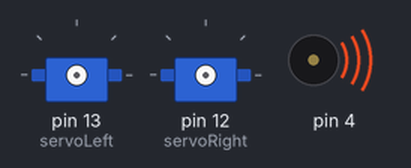
Bench run of a sketch on a simulated Arduino Uno, built with avr-gcc and run on an emulated ATmega328P. On the bench: 2 × servo, buzzer (waves = sounding).

Above: at 0.1 s.
At 2.0 s:
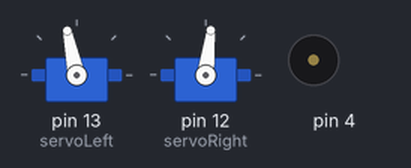
At 14.2 s:
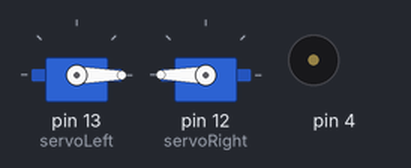
Timing chart, 0 to 15.7 s (numbered marks = the images above):
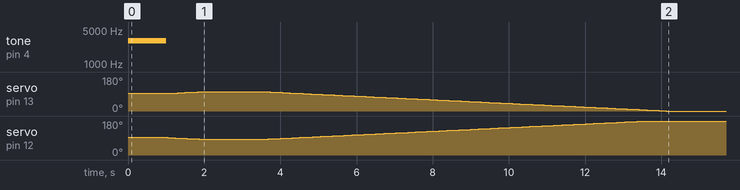

The sketch:

StartandStopWithRamping.ino
```cpp
// Robotics with the BOE Shield - StartAndStopWithRamping
// Ramp up, go forward, ramp down.

#include <Servo.h>                           // Include servo library

Servo servoLeft;                             // Declare left and right servos
Servo servoRight;
void setup()                                 // Built-in initialization block
{
  tone(4, 3000, 1000);                       // Play tone for 1 second
  delay(1000);                               // Delay to finish tone

  servoLeft.attach(13);                      // Attach left signal to pin 13
  servoRight.attach(12);                     // Attach right signal to pin 12

  for(int speed = 0; speed <= 100; speed += 2) // Ramp up to full speed.
  {
    servoLeft.writeMicroseconds(1500+speed);   // us = 1500,1502,...1598,1600
    servoRight.writeMicroseconds(1500-speed);  // us = 1500,1498,...1402,1400
    delay(20);                                 // 20 ms at each speed
  }

  delay(1500);                                 // Full speed for 1.5 seconds

  for(int speed = 100; speed >= 0; speed -= 2) // Ramp from full speed to stop
  {
    servoLeft.writeMicroseconds(1500+speed);   // us = 1600,1598,...1502,1500
    servoRight.writeMicroseconds(1500-speed);  // us = 1400,1402,...1498,1500
    delay(20);                                 // 20 ms at each speed
  }

  for(int speed = 0; speed <= 100; speed -= 2) // Ramp up to full speed backward.
  {
    servoLeft.writeMicroseconds(1500+speed);   // us = 1500,1502,...1598,1600
    servoRight.writeMicroseconds(1500-speed);  // us = 1500,1498,...1402,1400
    delay(20);                                 // 20 ms at each speed
  }

  delay(1500);                                 // Full speed for 1.5 seconds

  for(int speed = 100; speed >= 0; speed += 2) // Ramp from full speed to stop
  {
    servoLeft.writeMicroseconds(1500+speed);   // us = 1600,1598,...1502,1500
    servoRight.writeMicroseconds(1500-speed);  // us = 1400,1402,...1498,1500
    delay(20);                                 // 20 ms at each speed
  }

  servoLeft.detach();                          // Stop sending servo signals
  servoRight.detach();
}

void loop()                                    // Main loop auto-repeats
{                                              // Empty, nothing to repeat
}
```

Measured:
- by itself, tone on pin 4: silent → 3000 Hz at 0.00 s, → silent 1.0 s later
- by itself, servo on pin 13 (servoLeft): rises from 93° to 102° in 0.83 s, then falls to 0° in 12.2 s
- by itself, servo on pin 12 (servoRight): 93° → 92° at 1.0 s, → 91° 0.10 s later, → 90° 0.10 s later, → 89° 0.10 s later, … (107 changes in this stretch)
